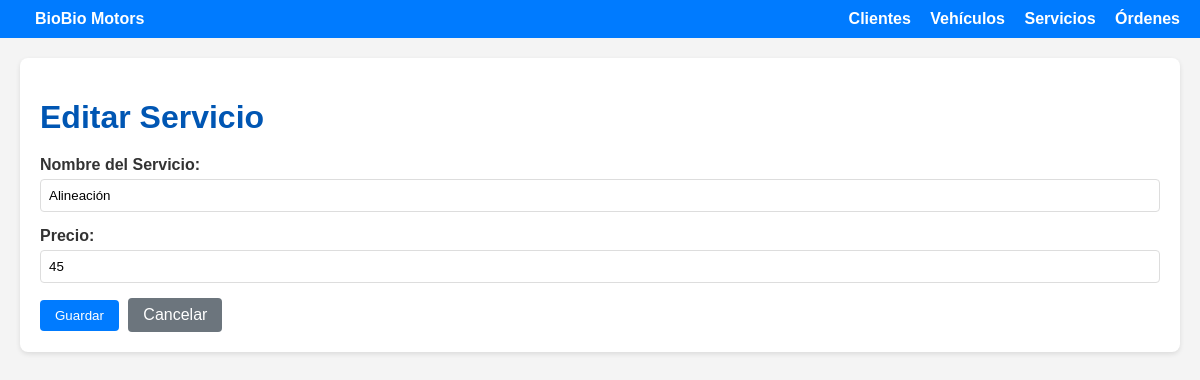
/gestion/servicios/4/edit/, run on an earlier commit of the app's database.
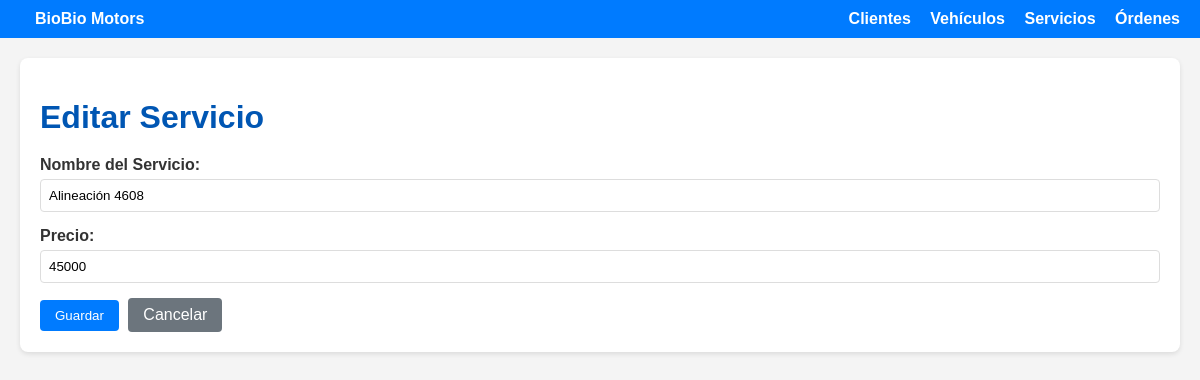
And on a later commit of the database.
### gestion/models.py (models this page shows, shortened)
class Servicio(models.Model):
    nombre = models.CharField(max_length=100, unique=True, verbose_name="Nombre del Servicio") # Nombre único del servicio
    precio = models.DecimalField(max_digits=10, decimal_places=0, verbose_name="Precio") # Precio del servicio
    class Meta:
        verbose_name = "Servicio"
        verbose_name_plural = "Servicios"
        ordering = ['nombre'] # Ordenar servicios por nombre

### gestion/views.py (the view)
# urls.py: path('servicios/<int:pk>/edit/', views.servicio_update, name='servicio_update'), # Edita un servicio existente por su ID
def servicio_update(request, pk):
    servicio = get_object_or_404(Servicio, pk=pk) # Obtiene el servicio o devuelve un 404
    if request.method == 'POST':
        form = ServicioForm(request.POST, instance=servicio) # Vincula el formulario con los datos POST y la instancia existente
        if form.is_valid():
            form.save()
            return redirect('servicio_list') # Redirige a la lista de servicios después de actualizar
    else:
        form = ServicioForm(instance=servicio) # Crea un formulario pre-rellenado para GET
    return render(request, 'gestion/servicio_form.html', {'form': form, 'titulo': 'Editar Servicio'})

### gestion/forms.py
class ServicioForm(forms.ModelForm):
    class Meta:
        model = Servicio
        fields = ['nombre', 'precio']
        widgets = {
            'nombre': forms.TextInput(attrs={'class': 'form-control'}),
            'precio': forms.NumberInput(attrs={'class': 'form-control', 'step': '1'}),
        }

### gestion/templates/gestion/servicio_form.html (shortened to what this page needs)
{% extends 'gestion/base.html' %}
{% block content %}
    <h1>{{ titulo }}</h1>
    <form method="post">
        {% for field in form %}
            <div class="form-group">
                {{ field.label_tag }}
                {{ field }}
            </div>
        {% endfor %}
        <button type="submit" class="btn">Guardar</button>
        <a href="{% url 'servicio_list' %}" class="btn btn-secondary">Cancelar</a>
    </form>
{% endblock %}

What changed in the data, as far as the page shows it:
changed Servicio: nombre "Alineación" → "Alineación 4608"; precio "45" → "45000"
